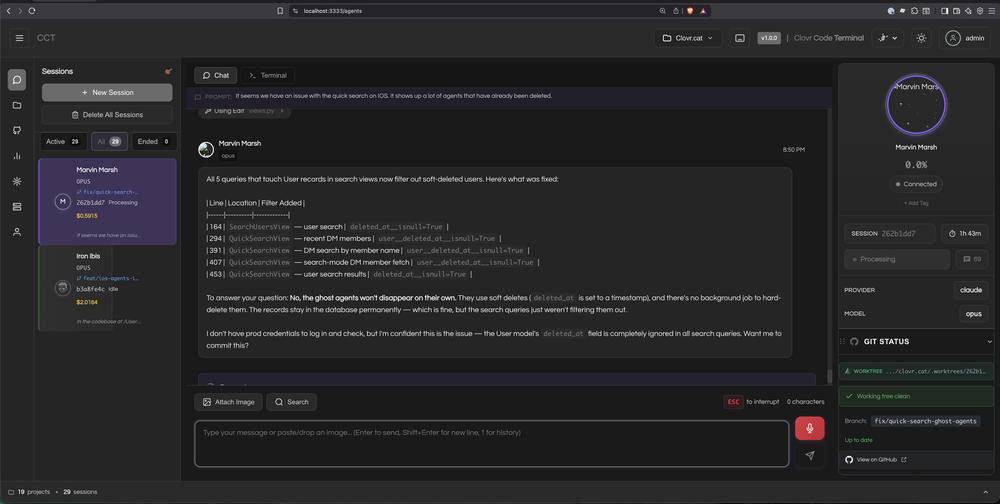
#> input picture assets/cct-dashboard.png, 1000 x 504 px, shrunk from 5118 x 2582 before the run
$ python apply-oval-vignette.py ../assets/cct-dashboard.png
#> lines starting #> are read from the running program, lines starting #| are printed output that depends on the picture
#!/usr/bin/env python3
"""Apply oval vignette to illustrations, fading edges to white with a soft elliptical mask."""

import sys
import os
from PIL import Image, ImageFilter, ImageDraw
import numpy as np


def apply_oval_vignette(input_path, output_path=None):
    """Apply a soft oval vignette that fades to white, matching the adult book style."""
#> called with input_path = '../assets/cct-dashboard.png'
    if output_path is None:
        output_path = input_path

    img = Image.open(input_path).convert("RGB")
    w, h = img.size
#> w = 1000; h = 504

    # Create elliptical mask - white in center, black at edges
    mask = Image.new("L", (w, h), 0)
#> mask: PIL image 1000x504 L; every value is 0
    draw = ImageDraw.Draw(mask)

    # Tight ellipse well inside the image — creates a clearly oval shape
    margin_x = int(w * 0.15)
#> margin_x = 150
    margin_y = int(h * 0.12)
#> margin_y = 60
    draw.ellipse([margin_x, margin_y, w - margin_x, h - margin_y], fill=255)

    # Strong Gaussian blur for a smooth, wide fade from image to white
    mask = mask.filter(ImageFilter.GaussianBlur(radius=min(w, h) * 0.12))
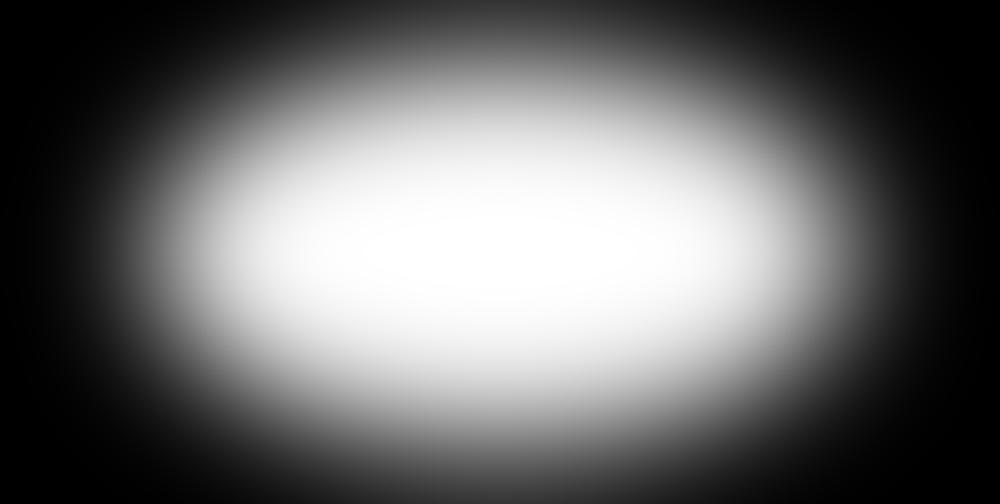
#> mask: PIL image 1000x504 L; min 0, max 255, mean 105.9

    # Create white background
    white = Image.new("RGB", (w, h), (255, 255, 255))
#> white: PIL image 1000x504 RGB; every value is 255

    # Composite: where mask is white, show original; where black, show white
    result = Image.composite(img, white, mask)
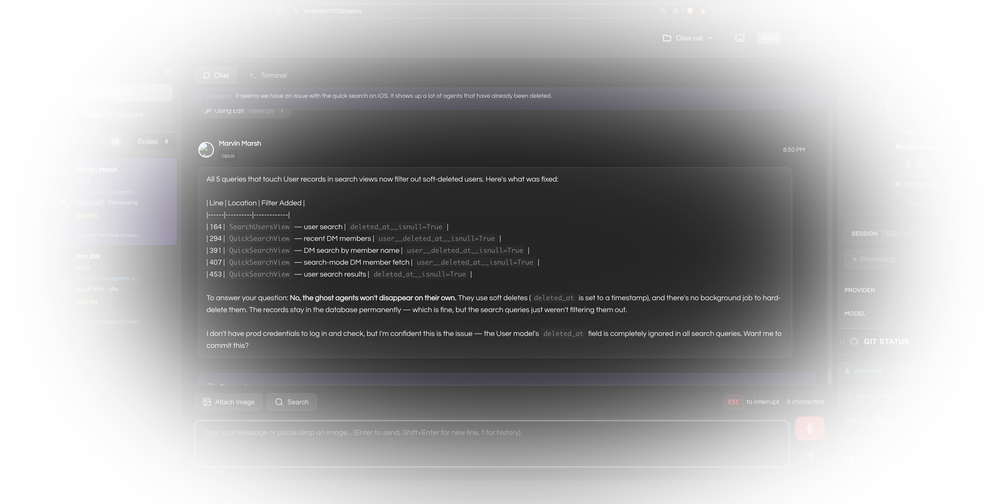
#> result: PIL image 1000x504 RGB; mean R, G, B 165, 164.9, 165.4

    result.save(output_path, "JPEG", quality=92)
    print(f"  ✓ {os.path.basename(input_path)}")


if __name__ == "__main__":
    if len(sys.argv) < 2:
        print("Usage: apply-oval-vignette.py <image_or_directory> [...]")
        sys.exit(1)

    paths = sys.argv[1:]
    for path in paths:
        if os.path.isdir(path):
            for f in sorted(os.listdir(path)):
                if f.lower().endswith((".jpg", ".jpeg", ".png")):
                    full = os.path.join(path, f)
                    apply_oval_vignette(full)
        elif os.path.isfile(path):
            apply_oval_vignette(path)
        else:
            print(f"  ✗ Not found: {path}")

$ run again, on assets/wee-new-session.png
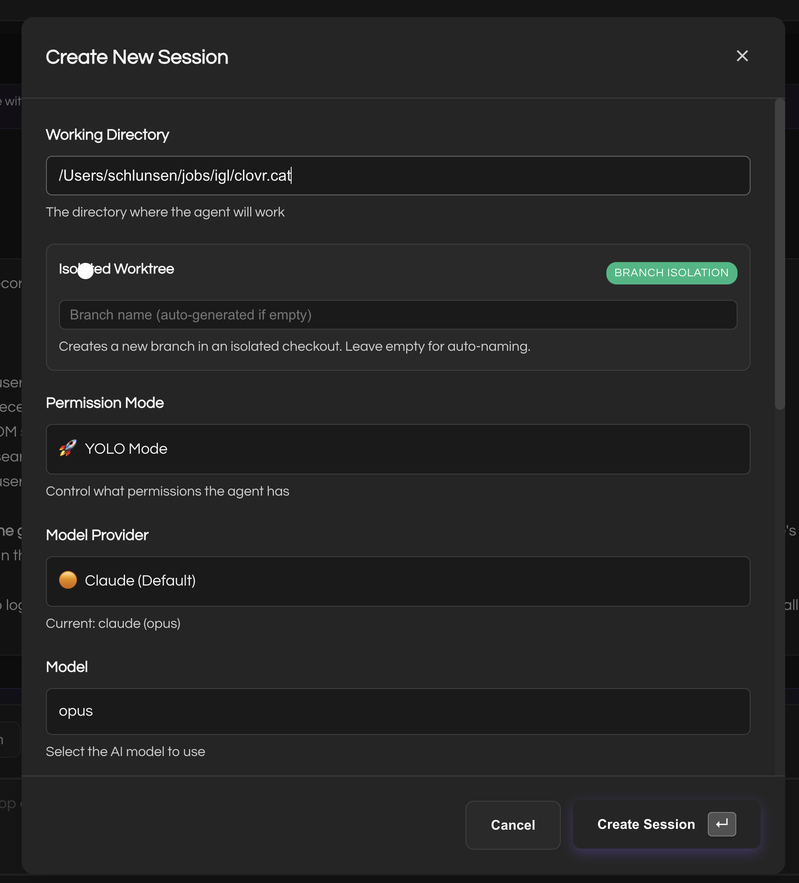
#> input picture assets/wee-new-session.png, 799 x 883 px, shrunk from 1962 x 2170 before the run
#> in apply_oval_vignette, `mask = mask.filter(ImageFilter.GaussianBlur(radius=min(w, h) * 0.12))`:
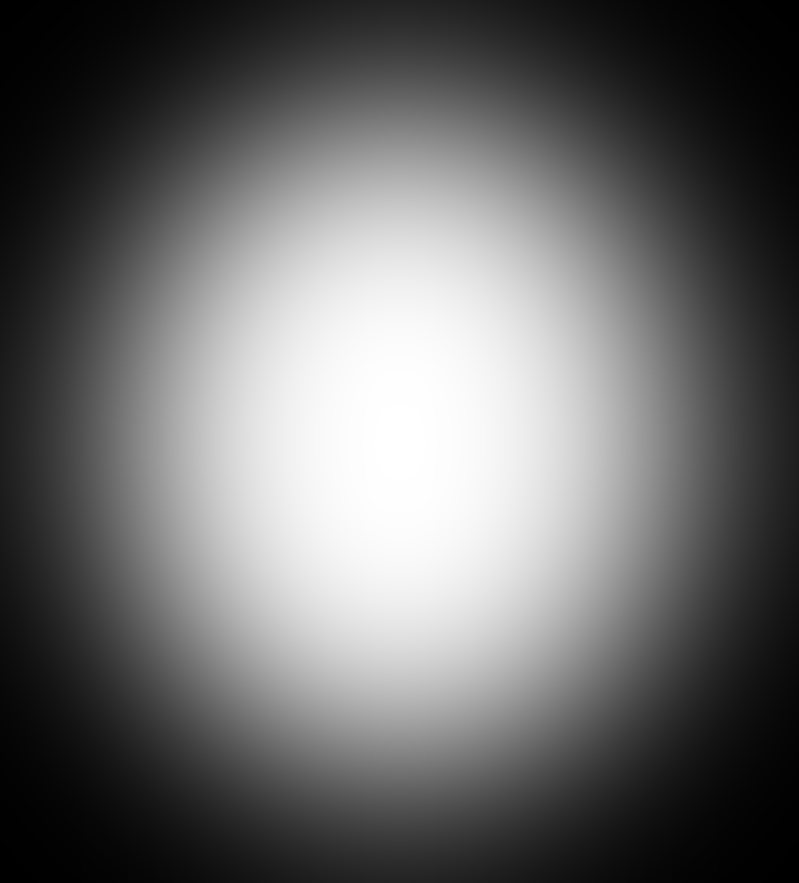
#> mask: PIL image 799x883 L; min 0, max 255, mean 105.8
#> white: PIL image 799x883 RGB; every value is 255
#> in apply_oval_vignette, `result = Image.composite(img, white, mask)`:
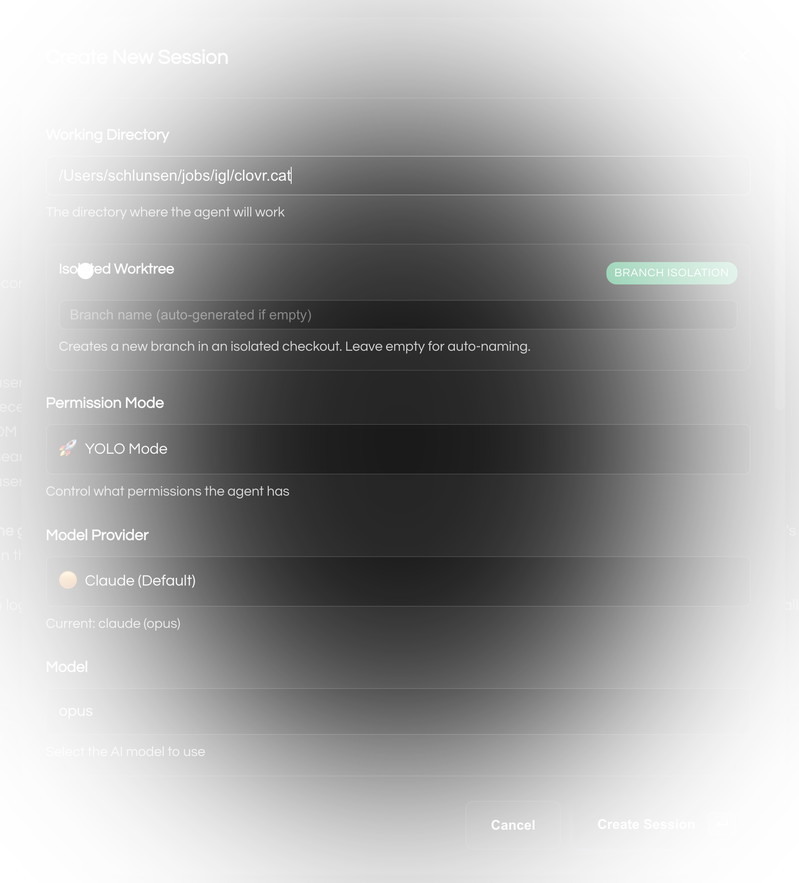
#> result: PIL image 799x883 RGB; mean R, G, B 164.5, 164.6, 164.6
